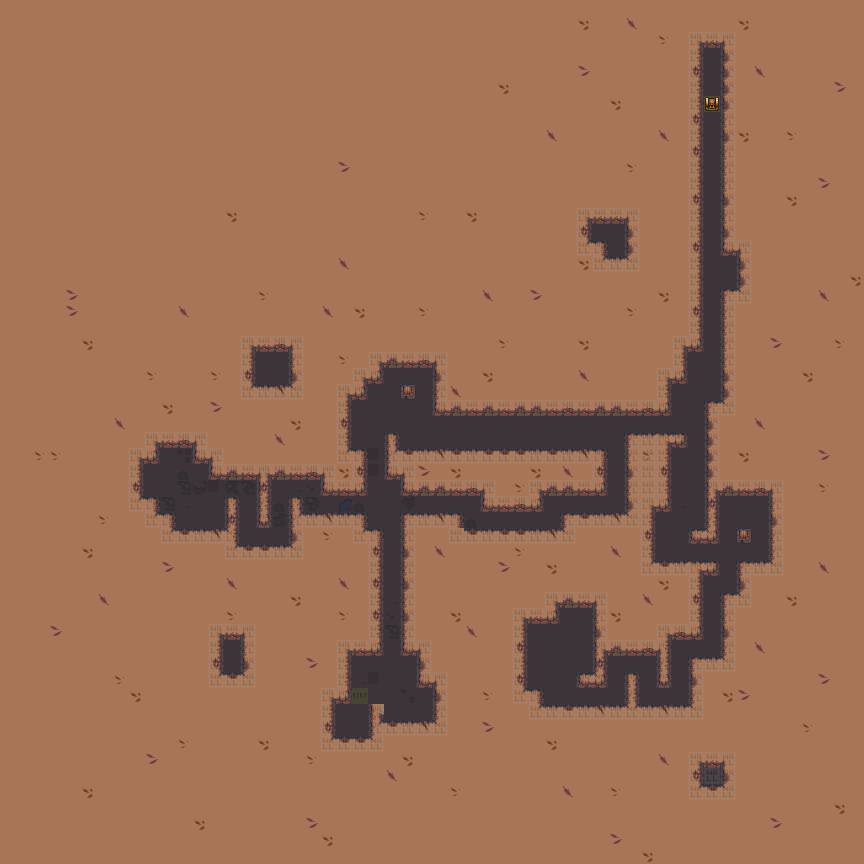

Rendered tile map (Tiled .tmx) drawn with the repository's tilesets; below, a short description and the map source with its tile grids summarised:
An orthogonal 54x54 tile map with 16x16 px tiles, 5 tile layers (Art_Background, Art_Gameplay, SlimeCover, Art_Foreground, ...), 3 tilesets and 1 object (spawn).

<map version="1.2" tiledversion="1.2.4" orientation="orthogonal" renderorder="right-down" width="54" height="54" tilewidth="16" tileheight="16" infinite="0" backgroundcolor="#a87656" nextlayerid="23" nextobjectid="2">
 <tileset firstgid="1" source="tileset/GameplayTileset.tsx" />
 <tileset firstgid="33" source="tileset/SlimeCave.tsx" />
 <tileset firstgid="584" source="tileset/GameplayImages.tsx" />
 <layer id="17" name="Art_Background" width="54" height="54">
  <data>[2916 cells, 610 non-empty, 53 distinct tile ids]</data>
 </layer>
 <layer id="21" name="Art_Gameplay" width="54" height="54">
  <data>[2916 cells, 1 non-empty, 1 distinct tile ids]</data>
 </layer>
 <layer id="22" name="SlimeCover" width="54" height="54">
  <data>[2916 cells, 0 non-empty, 0 distinct tile ids]</data>
 </layer>
 <layer id="20" name="Art_Foreground" width="54" height="54">
  <data>[2916 cells, 117 non-empty, 4 distinct tile ids]</data>
 </layer>
 <layer id="18" name="Gameplay" width="54" height="54" opacity="0.13">
  <data>[2916 cells, 369 non-empty, 3 distinct tile ids]</data>
 </layer>
 <objectgroup id="19" name="Properties">
  <object id="1" name="spawn" x="352" y="688" width="16" height="16" />
 </objectgroup>
</map>
